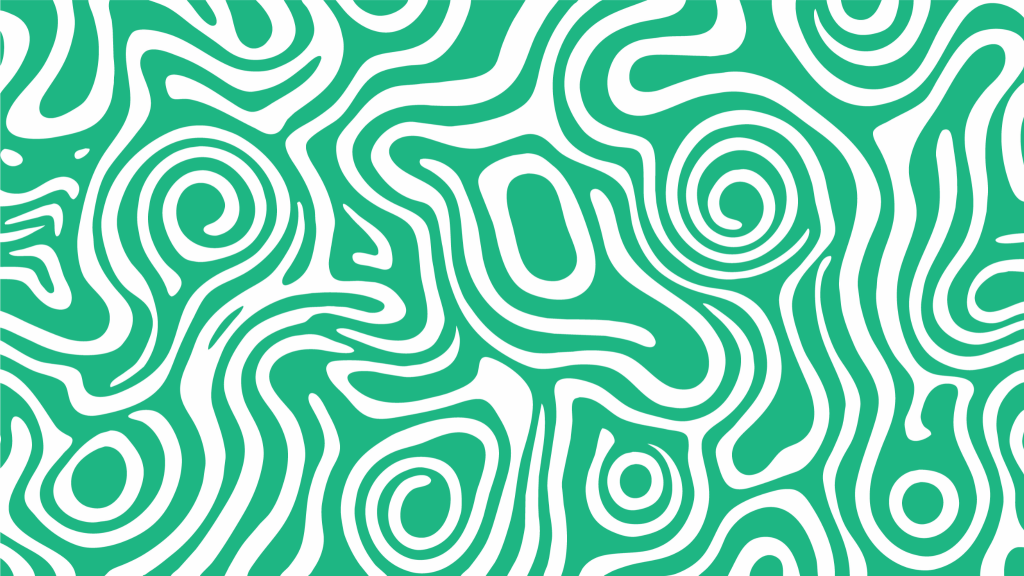
#> input picture Samples/images/0011.png, 2048 x 1152 px (shown at 1/2 size)
$ python -i connected.py   (imports and definitions only)
#> lines starting #> are read from the running program, lines starting #| are printed output that depends on the picture; after the words box and inside, x2 and y2 are one past the last pixel; in counts of white or black regions, pixels touching at a corner belong together
# -*- coding: utf-8 -*-
"""
Connected components analysis
"""
import numpy as np
from skimage.measure import label, regionprops
from skimage.filters import threshold_otsu
from skimage.util import img_as_ubyte


def analyze_connected_components(gray, min_area=100, max_area=5000):
    """
    Analyze connected components for pattern counting.

    Args:
        gray: Grayscale image (float32, 0-1)
        min_area: Minimum pattern area
        max_area: Maximum pattern area

    Returns:
        dict: Connected components analysis results
    """
    try:
        # Convert to 8-bit and threshold
        gray_8bit = img_as_ubyte(gray)

        # Use Otsu thresholding
        thresh_val = threshold_otsu(gray_8bit)
        binary = gray_8bit > thresh_val

        # Label connected components
        labeled = label(binary)
        regions = regionprops(labeled)

        # Filter by area
        patterns = []
        for region in regions:
            if min_area <= region.area <= max_area:
                y0, x0, y1, x1 = region.bbox
                patterns.append({
                    'label': int(region.label),
                    'area': int(region.area),
                    'bbox': (int(x0), int(y0), int(x1), int(y1)),
                    'centroid': (int(region.centroid[1]), int(region.centroid[0])),
                    'perimeter': float(region.perimeter),
                    'eccentricity': float(region.eccentricity),
                    'solidity': float(region.solidity)
                })

        # Calculate statistics
        if patterns:
            areas = [p['area'] for p in patterns]
            mean_area = float(np.mean(areas))
            std_area = float(np.std(areas))
            cv_area = float((std_area / mean_area * 100) if mean_area > 0 else 0)
        else:
            mean_area = std_area = cv_area = 0.0

        return {
            'patterns': patterns,
            'count': len(patterns),
            'labeled_image': labeled,
            'binary_image': binary.astype(np.uint8) * 255,
            'mean_area': mean_area,
            'std_area': std_area,
            'cv_area': cv_area
        }

    except Exception as e:
        print(f"⚠️ Connected components analysis failed: {e}")
        return {
            'patterns': [],
            'count': 0,
            'labeled_image': None,
            'binary_image': None,
            'mean_area': 0.0,
            'std_area': 0.0,
            'cv_area': 0.0
        }

>>> import cv2
>>> picture = cv2.imread('../../../Samples/images/0011.png', cv2.IMREAD_GRAYSCALE)
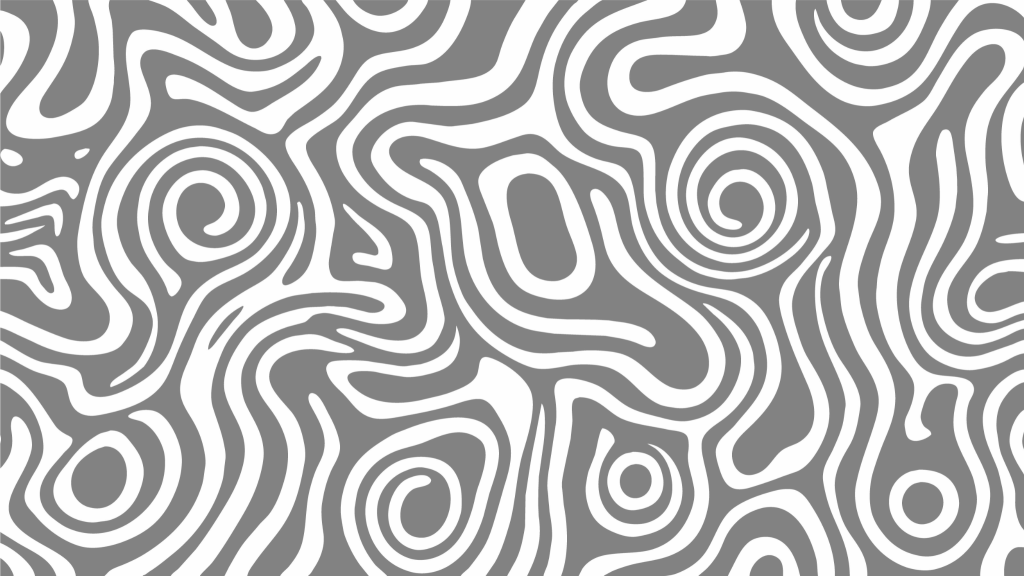
#> picture: shape (1152, 2048) (shown at 1/2 size); min 126, max 254, mean 185.4
>>> result = analyze_connected_components(picture)
#> in analyze_connected_components, `thresh_val = threshold_otsu(gray_8bit)`: thresh_val = 191
#> in analyze_connected_components, `binary = gray_8bit > thresh_val`:
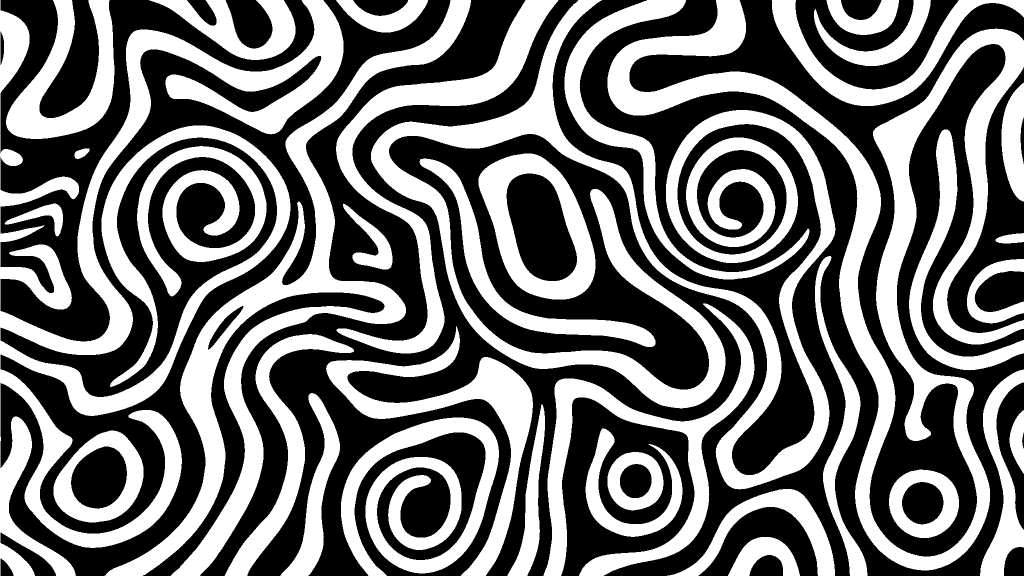
#> binary: shape (1152, 2048) bool (shown at 1/2 size); 44.8% white; 37 white regions
#> in analyze_connected_components, `labeled = label(binary)`:
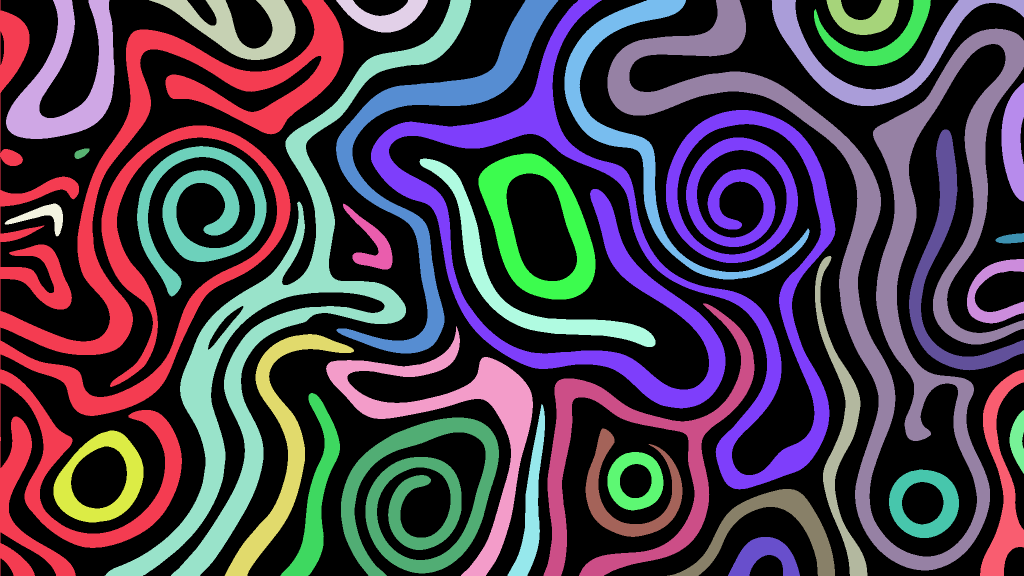
#> labeled: shape (1152, 2048) int32 (shown at 1/2 size); 38 distinct labels, from 0 to 37; one colour per label, 0 black
#> in analyze_connected_components, `regions = regionprops(labeled)`: regions = 37 regions; largest, box (x1, y1, x2, y2) and area: (0, 0, 687, 1152) 164885, (742, 0, 1671, 979) 147655, (1215, 0, 2048, 1141) 140046, (209, 0, 942, 1152) 94140, (682, 835, 998, 1152) 41770
#> the loop in analyze_connected_components, `for region in regions:` made 37 passes
#> (y0, x0, y1, x1) on passes 16, 19, 20, 21, 30: (297, 149, 318, 179), (407, 9, 473, 126), (407, 686, 539, 785), (466, 1991, 487, 2048), (820, 2019, 948, 2048)
#> after the loop in analyze_connected_components, `for region in regions:`: patterns = 5 items
#> in analyze_connected_components, `areas = [p['area'] for p in patterns]`: areas = [413, 2475, 4387, 894, 2367]
#> in analyze_connected_components, `mean_area = float(np.mean(areas))`: mean_area = 2107.2
#> in analyze_connected_components, `std_area = float(np.std(areas))`: std_area = 1395.9
#> in analyze_connected_components, `cv_area = float((std_area / mean_area * 100) if mean_area > 0 else 0)`: cv_area = 66.24
#> result = 7 items

$ run again, on Samples/images/0021.png
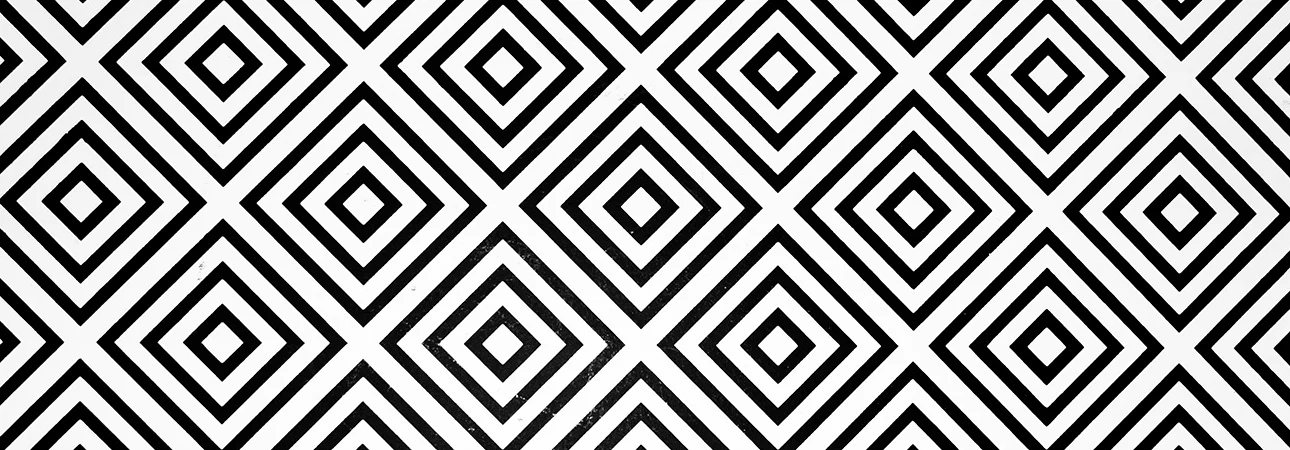
#> input picture Samples/images/0021.png, 1290 x 450 px
#> picture is the input picture: shape (450, 1290); min 0, max 255, mean 150.9
#> thresh_val = 127
#> binary: shape (450, 1290) bool; 59.8% white; 74 black regions (1 under 20 px)
#> in analyze_connected_components, `labeled = label(binary)`:
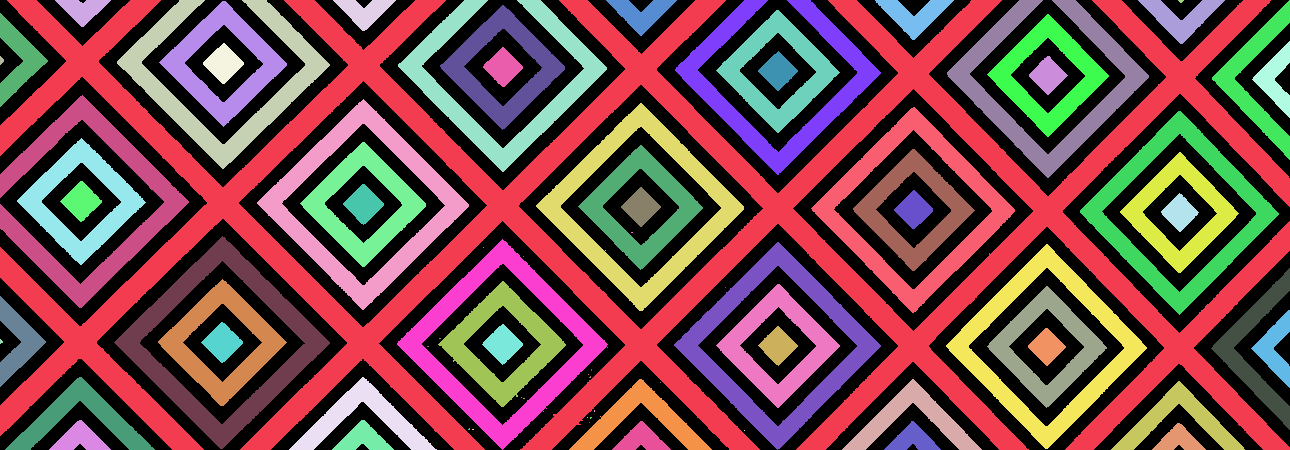
#> labeled: shape (450, 1290) int32; 84 distinct labels, from 0 to 83; one colour per label, 0 black
#> regions = 83 regions; largest, box (x1, y1, x2, y2) and area: (0, 0, 1290, 450) 124167, (114, 236, 330, 449) 9688, (397, 239, 608, 450) 9251, (257, 99, 469, 310) 9248, (536, 103, 744, 311) 8887
#> the loop in analyze_connected_components, `for region in regions:` made 83 passes
#> (y0, x0, y1, x1) on passes 2, 4, 6, 8, 10, 12, 14, 15: (0, 55, 27, 111), (0, 333, 31, 396), (0, 606, 36, 677), (0, 875, 40, 954), (0, 1138, 44, 1225), (0, 1212, 160, 1290), (5, 440, 130, 565), (10, 716, 133, 840)
#> after the loop in analyze_connected_components, `for region in regions:`: patterns = 42 items
#> areas = 42 values, max 4922 at index 6, min 746 at index 41, mean 2045.7
#> mean_area = 2045.7
#> std_area = 1508.9
#> cv_area = 73.76
#> result = 7 items
